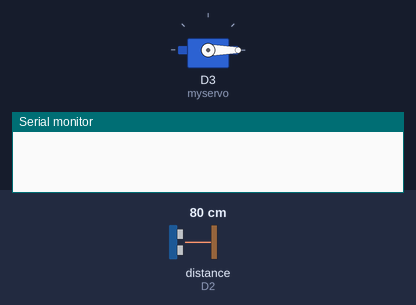
The sketch below on a simulated ESP8266 (Wemos D1 mini). Parts: servo, the last lines printed to the serial monitor. Inputs (shaded band) come from the test bench; at power-on: distance to the obstacle (sensor on D2) 80 cm. The echo pulse lasts 58.3 µs per cm.

Above: at 1.6 s.
1.7 s: distance to the obstacle (sensor on D2) set to 31 cm
3.2 s: distance to the obstacle (sensor on D2) set to 26 cm
At 4.0 s:
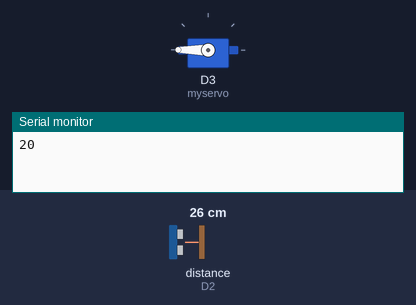
At 8.0 s:
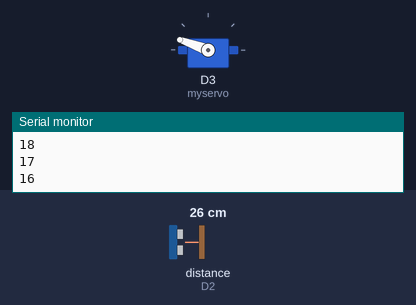
Timing chart, 0 to 22.7 s (numbered marks = the images above; inputs shaded):
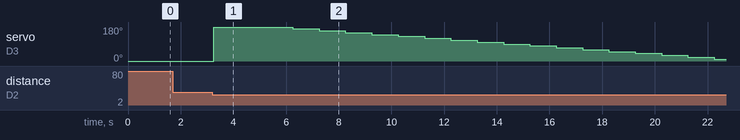

The sketch:

Wemos-D1-HandwashTimerServo-Minimal.ino
```cpp
#include <Arduino.h>
#include <HCSR04.h>
#include <Servo.h>

/*
 * This is a mini Code reduced to the essentially needed parts
 *
 * This is a Demo Code for a 20-seconds Hand Wash Timer.
 * If you get closer to the sonar distance sensor a timer starts
 * and counts down from 20seconds to zero.
 *
 * Displaing the timer is done with a standard Servo
 *
 *

 */


// The Distance Sensor is directly attached to the pins
// Initialize sensor that uses digital pins for trigger and echo.
UltraSonicDistanceSensor distanceSensor(D1,D2);

Servo myservo;  // create servo object to control a servo

void setup () {
    Serial.begin(115200);  // We initialize serial connection so that we could print values from sensor.

    myservo.attach(D3);  // attaches the servo to the servo object
    myservo.write(0);
    delay(400);
}

void loop () {
    // do a measurement using the sensor in centimeters.
    double dist= distanceSensor.measureDistanceCm();

    // Distance of a standerd HCSR04 Sensor can not be below 2.3 cm
    if ( dist > 2.0 && dist < 30){

      // Count for 20seconds
      for ( int i = 20  ; i>0 ; i-- ) {
          Serial.println(i);
          myservo.write(i*10);
          delay(1000);
      }

    }

    // Wait alittle bit
    delay(200);
}
```

Measured:
- the behaviour switches between 30 and 29 cm on distance to the obstacle (sensor on D2) (found by bisection; images 0 and 1)
- after the input at 1.7 s, every drawn part: stays the same
- after the input at 3.2 s, servo on D3 (myservo): 0° → 180° after 0.06 s, → 170° 3.0 s later, → 160° 1.0 s later, → 150° 1.0 s later, … (18 changes in this stretch)
